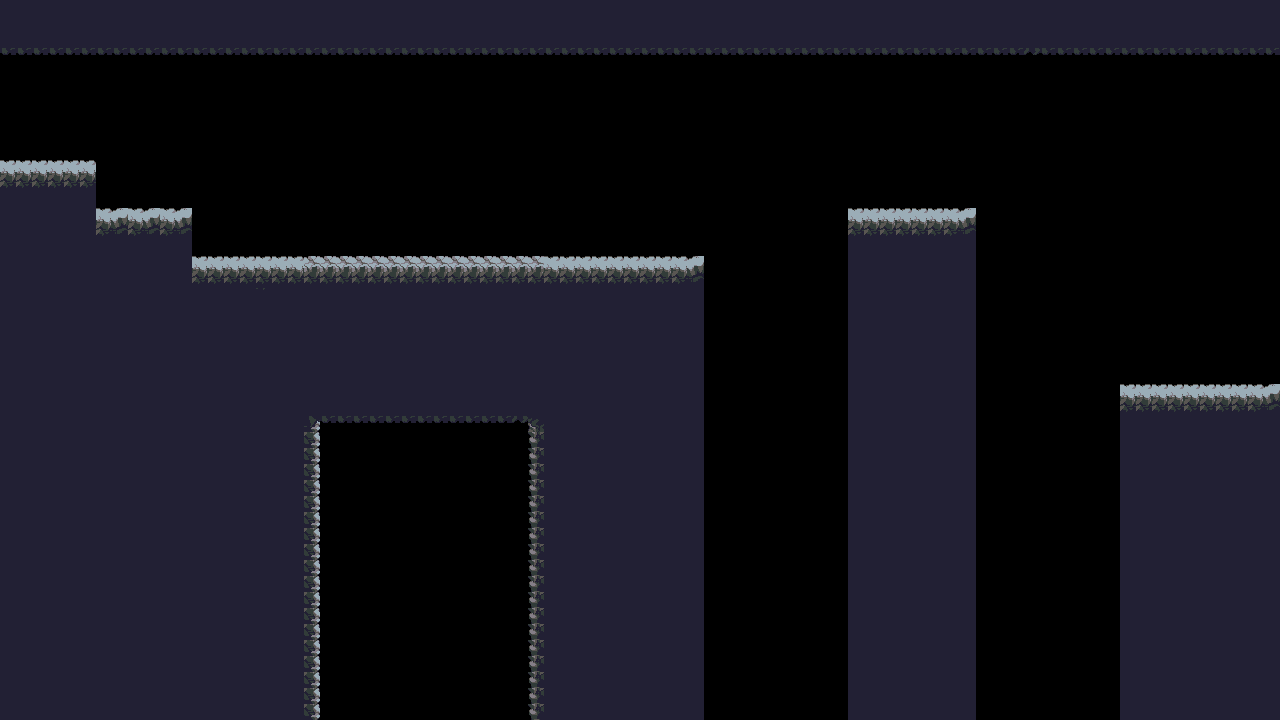

Below is a game level as drawn by its tile map, then a one-line description and the .tmx that defines it (tile-layer data replaced by summaries):
An orthogonal 80x45 tile map with 16x16 px tiles, 2 tile layers (platform, FakeRoad).

<map version="1.0" tiledversion="1.0.1" orientation="orthogonal" renderorder="right-down" width="80" height="45" tilewidth="16" tileheight="16" nextobjectid="1">
 <tileset firstgid="1" name="cave_tiles_platform" tilewidth="16" tileheight="16" tilecount="825" columns="33">
  <image source="cave_tiles_platform.png" width="531" height="411" />
 </tileset>
 <layer name="platform" width="80" height="45">
  <data>[3600 cells, 1739 non-empty, 36 distinct tile ids]</data>
 </layer>
 <layer name="FakeRoad" width="80" height="45">
  <data>[3600 cells, 165 non-empty, 9 distinct tile ids]</data>
 </layer>
</map>